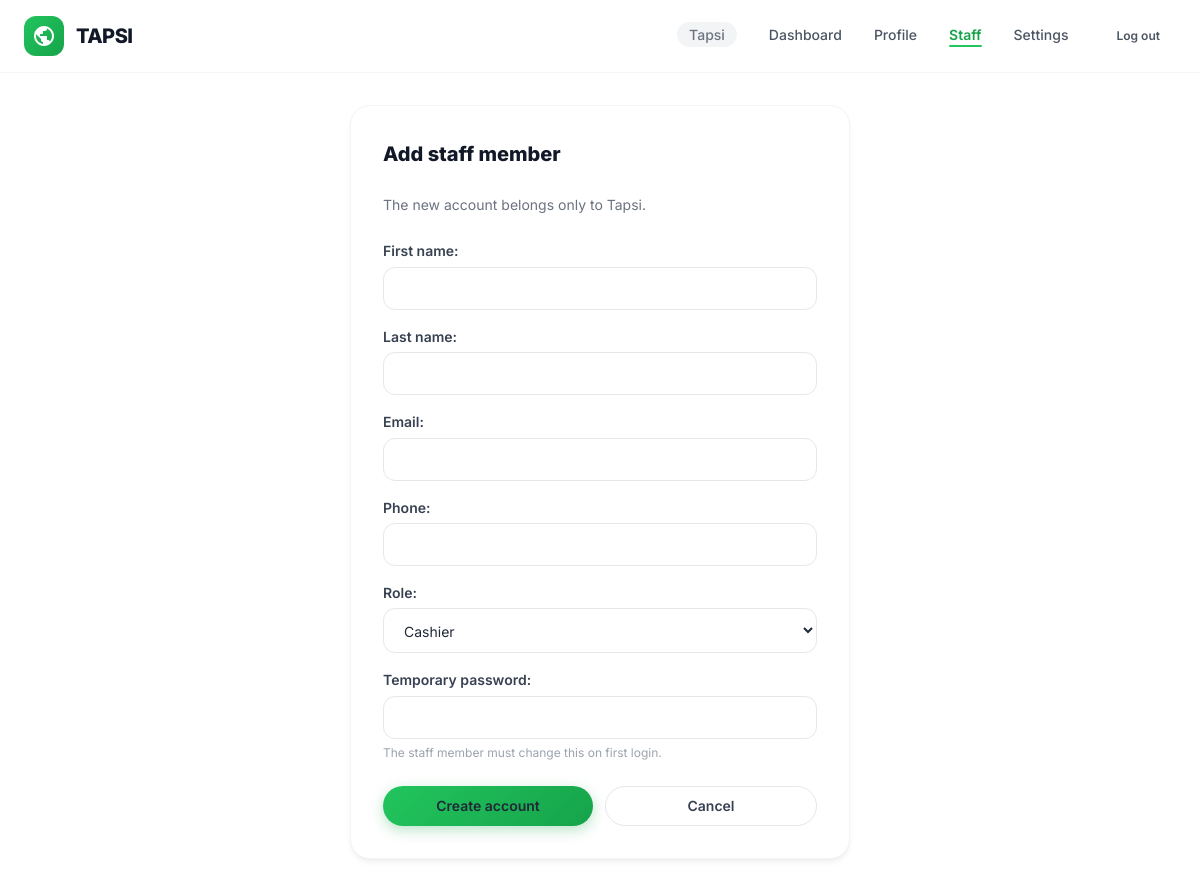
Page /accounts/staff/new/ (signed in) on the earlier database version.
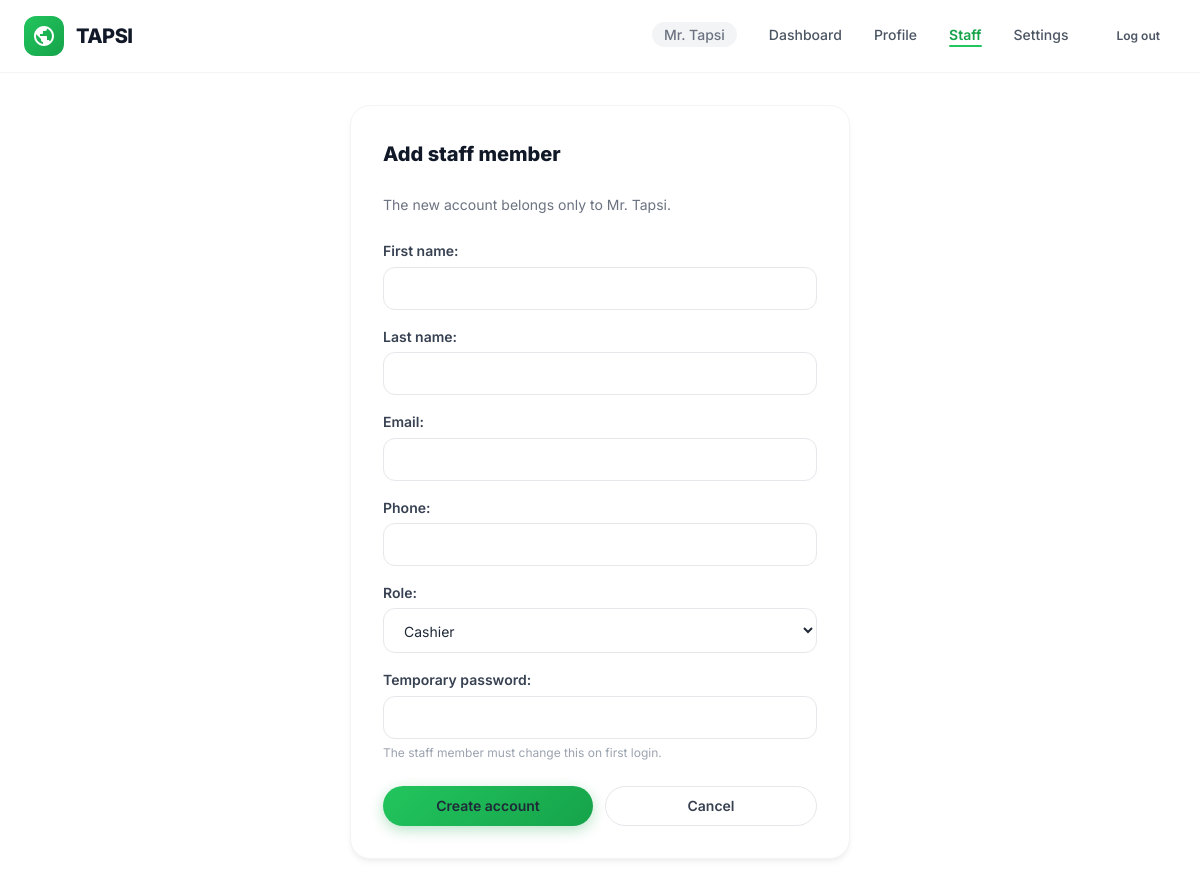
Same page on the later database version.
### accounts/models.py (models this page shows, shortened)
class User(AbstractUser):
    class Role(models.TextChoices):
        OWNER = "OWNER", "Owner"
        MANAGER = "MANAGER", "Manager"
        CASHIER = "CASHIER", "Cashier"
        KITCHEN = "KITCHEN", "Kitchen"
    username = models.CharField(max_length=254, unique=True, editable=False)
    email = models.EmailField(unique=True)
    restaurant = models.ForeignKey(Restaurant, on_delete=models.PROTECT, related_name="users", null=True, blank=True)
    role = models.CharField(max_length=10, choices=Role.choices, default=Role.CASHIER)
    phone = models.CharField(max_length=30, blank=True, validators=[RegexValidator(r"^[0-9+() -]*$", "Enter a valid phone number.")])
    avatar = models.FileField(upload_to="avatars/", blank=True)
    must_change_password = models.BooleanField(default=False)
    failed_login_count = models.PositiveSmallIntegerField(default=0)
    locked_until = models.DateTimeField(null=True, blank=True)
    pending_email = models.EmailField(blank=True)
    is_deleted = models.BooleanField(default=False)
    deleted_at = models.DateTimeField(null=True, blank=True)
    USERNAME_FIELD = "email"
    REQUIRED_FIELDS: list[str] = []
    objects = UserManager()
    class Meta:
        indexes = [
            models.Index(fields=["restaurant", "role"]),
            models.Index(fields=["restaurant", "is_active", "is_deleted"]),
        ]

class Restaurant(models.Model):
    name = models.CharField(max_length=150)
    address = models.TextField(blank=True)
    contact_number = models.CharField(max_length=30, blank=True)
    tin = models.CharField(max_length=30, blank=True)
    is_vat_registered = models.BooleanField(default=False)
    receipt_footer = models.CharField(max_length=255, blank=True)
    timezone = models.CharField(max_length=50, default="Asia/Manila", editable=False)
    created_at = models.DateTimeField(auto_now_add=True)

### accounts/views.py (the view)
# urls.py: path("staff/new/", views.create_staff, name="create_staff"),
@user_passes_test(can_manage_staff)
def create_staff(request):
    form = StaffUserForm(request.POST or None, actor=request.user)
    if request.method == "POST" and form.is_valid():
        member = form.save()
        _log_staff_action(request, request.user.restaurant, StaffAudit.Action.PROFILE_UPDATED, member,
                          detail={"event": "account_created"})
        messages.success(request, f"Created {member.display_name}'s staff account.")
        return redirect("accounts:staff_list")
    return render(request, "accounts/staff_form.html", {"form": form})

### accounts/forms.py (shortened to what this page needs)
class StaffUserForm(StyledFormMixin, forms.ModelForm):
    temporary_password = forms.CharField(widget=forms.PasswordInput, help_text="The staff member must change this on first login.")
    class Meta:
        model = User
        fields = ("first_name", "last_name", "email", "phone", "role")
    def __init__(self, *args, actor, **kwargs):
        self.actor = actor
        super().__init__(*args, **kwargs)
        if actor.role == User.Role.MANAGER:
            self.fields["role"].choices = [(User.Role.CASHIER, "Cashier"), (User.Role.KITCHEN, "Kitchen")]
        self._apply_classes()

### accounts/forms.py (called while the page is built)
    def _apply_classes(self):
        for field in self.fields.values():
            field.widget.attrs.setdefault("class", "input")

### accounts/models.py (called while the page is built)
    def get_queryset(self):
        return super().get_queryset().filter(is_deleted=False)

### accounts/views.py (called while the page is built)
def can_manage_staff(user):
    return user.is_authenticated and user.role in {User.Role.OWNER, User.Role.MANAGER}

### templates/accounts/staff_form.html (shortened to what this page needs)
{% extends 'base.html' %}
{% block content %}
<section class="form-card">
    <h1>Add staff member</h1>
    <p style="color: var(--gray-500); font-size: var(--font-size-sm); margin-bottom: var(--space-6);">The new account belongs only to {{ user.restaurant.name }}.</p>
    <form method="post" novalidate>
        {% for field in form %}
        <div class="field">
            {{ field.label_tag }}
            {{ field }}
            {% if field.help_text %}
            <small>{{ field.help_text }}</small>
            {% endif %}
        </div>
        {% endfor %}
        <div style="display: flex; gap: var(--space-3); margin-top: var(--space-6);">
            <button type="submit" class="btn btn-primary" style="flex: 1;">Create account</button>
            <a href="{% url 'accounts:staff_list' %}" class="btn btn-secondary" style="flex: 1;">Cancel</a>
        </div>
    </form>
</section>
{% endblock %}

### templates/base.html (shortened to what this page needs)
{% load static %}
<!doctype html>
<html lang="en">
<head>
    <link rel="stylesheet" href="{% static 'css/design/tokens.css' %}">
    <link rel="stylesheet" href="{% static 'css/design/components.css' %}">
    <link rel="stylesheet" href="{% static 'css/app.css' %}">
</head>
<body>
    <header class="navbar">
        <div class="navbar-inner">
            <a class="navbar-logo" href="{% url 'dashboard' %}">
                <div class="navbar-logo-icon">
                </div>
                <span class="navbar-logo-text">TAPSI</span>
            </a>
            {% if user.is_authenticated %}
            <ul class="navbar-links">
                <li><span class="nav-restaurant-name">{{ user.restaurant.name }}</span></li>
                <li><a href="{% url 'dashboard' %}" class="{% if request.resolver_match.url_name == 'dashboard' %}active{% endif %}">Dashboard</a></li>
                <li><a href="{% url 'accounts:profile' %}" class="{% if request.resolver_match.url_name == 'profile' %}active{% endif %}">Profile</a></li>
                {% if user.role == 'OWNER' or user.role == 'MANAGER' %}
                <li><a href="{% url 'accounts:staff_list' %}" class="{% if request.resolver_match.url_name == 'staff_list' or request.resolver_match.url_name == 'create_staff' %}active{% endif %}">Staff</a></li>
                {% endif %}
                {% if user.role == 'OWNER' %}
                <li><a href="{% url 'accounts:restaurant_settings' %}" class="{% if request.resolver_match.url_name == 'restaurant_settings' %}active{% endif %}">Settings</a></li>
                {% endif %}
                <li>
                    <form method="post" action="{% url 'accounts:logout' %}" style="display:inline">
                        <button type="submit" class="btn btn-ghost btn-sm">Log out</button>
                    </form>
                </li>
            </ul>
            {% endif %}
        </div>
    </header>
    <main class="container">
        {% block content %}{% endblock %}
    </main>
</body>
</html>

Differences in the rows shown:
changed User: restaurant.name "Tapsi" → "Mr. Tapsi"
